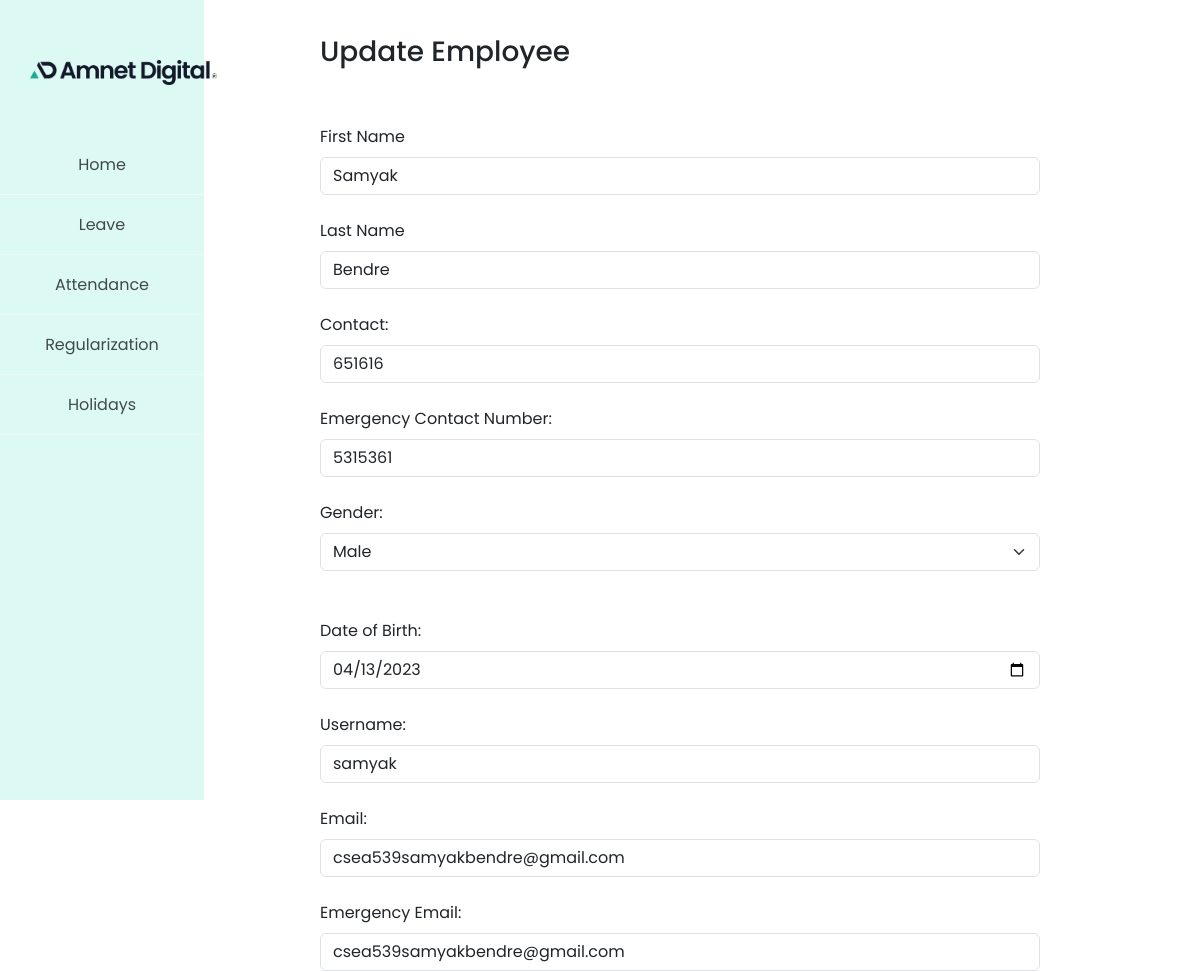
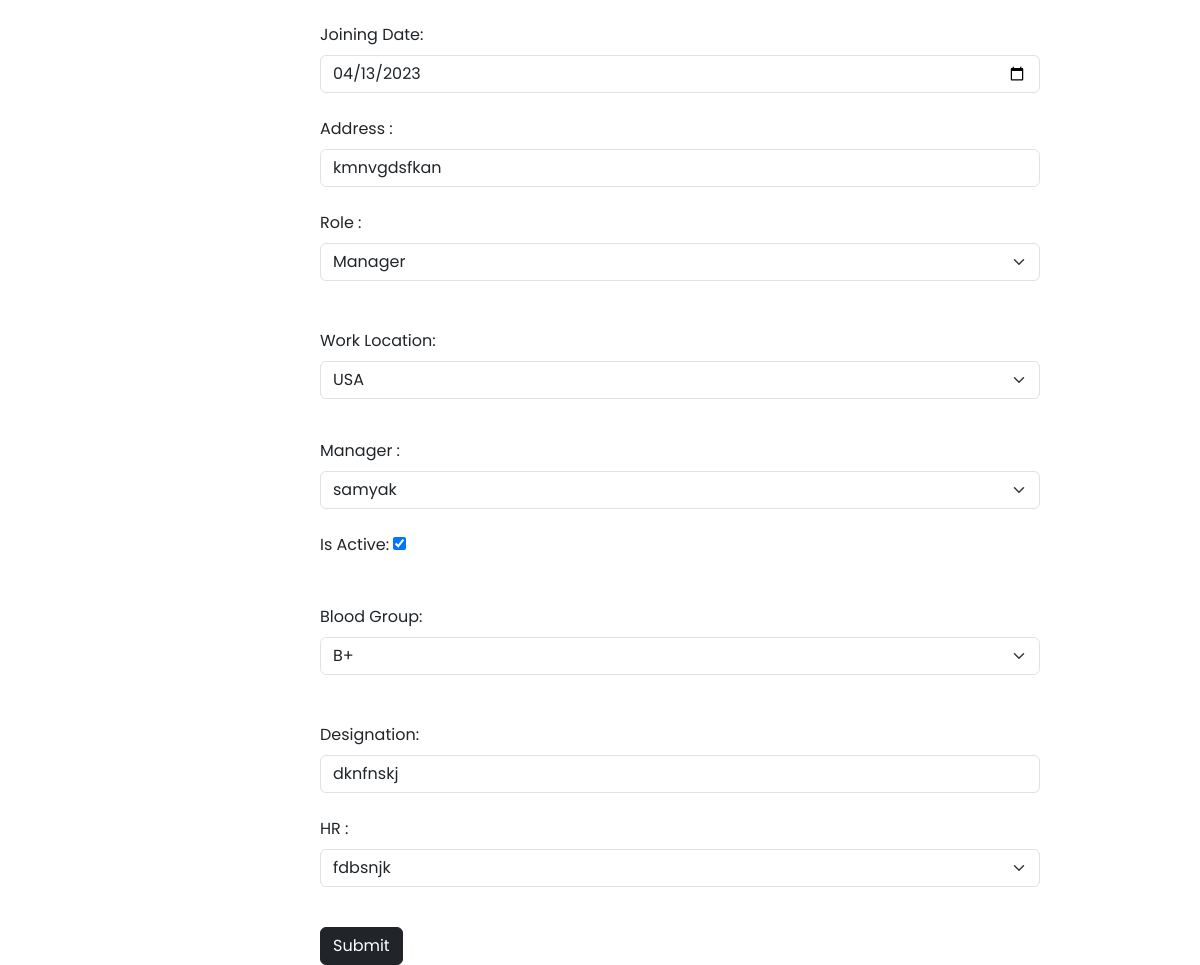
Page /alteremployee/updateppl/1 on the committed database (2 pictures, top to bottom).
### app/models.py (models this page shows, shortened)
class EmailValidation(models.Model):
    first_name = models.CharField(max_length=50, null=True,blank=True)
    last_name = models.CharField(max_length=50,null=True,blank=True)
    username = models.CharField(max_length=100)
    email = models.EmailField(unique=True)
    groups = models.ManyToManyField(Group, blank=True)
    permissions = models.ManyToManyField(Permission, blank=True)
    roles = models.ForeignKey(Role, on_delete=models.CASCADE,null=True,blank=True)
    contact = models.IntegerField(default=0,null=True,blank=True)
    region = models.ForeignKey(Region, on_delete=models.CASCADE, null=True,blank=True)
    manager = models.PositiveIntegerField(null=True,blank=True,default=0)
    emergency_contact = models.IntegerField(default=0,null=True,blank=True)
    blood_group = models.CharField(max_length=50,null=True,blank=True)
    Leaves=models.IntegerField(default=21)
    emergency_email = models.EmailField(null=True,blank=True)
    date_of_birth = models.DateField(null=True,blank=True)
    address = models.CharField(max_length=400,null=True,blank=True)
    updated_on = models.DateTimeField(null=True,blank=True)
    updated_by = models.EmailField(null=True,blank=True)
    designation = models.CharField(max_length=100,null=True,blank=True)
    hr = models.PositiveIntegerField(null=True,blank=True,default=0)
    gender = models.CharField(max_length=10,null=True,blank=True)
    first_name = models.CharField(max_length=30, null=True,blank=True)
    last_name = models.CharField(max_length=30,null=True, blank=True)
    is_staff = models.BooleanField(default=False)
    is_active = models.BooleanField(default=False)
    is_superuser = models.BooleanField(default=False)
    date_joined = models.DateField(null=True,blank=True)

class Role(models.Model):
    role = models.CharField(max_length=100,default=0)
    groups = models.ManyToManyField(Group,blank=True)
    permissions = models.ManyToManyField(Permission,blank=True)

class Region(models.Model):
    worklocation = models.CharField(max_length=100)
    def __str__(self):
        return self.worklocation

### app/views.py (the view, shortened to what this page needs)
# urls.py: path('alteremployee/updateppl/<int:id>', views.updateppl, name='updateppl'),
def updateppl(request,id):
    data = EmailValidation.objects.get(id=id)
    regiondata = Region.objects.all()
    print(regiondata)
    user = EmailValidation.objects.all()
    roless = Role.objects.all()
    Manager = EmailValidation.objects.filter(roles__role='Manager')
    HR = EmailValidation.objects.filter(roles__role='HR')
    groups = Group.objects.all()
    g = data.groups.all()
    p = data.permissions.all()
    context = {
        'regiondata':regiondata,
        'user':user,
        'roless':roless,
        'Manager':Manager,
        'HR':HR,
        'data':data,
        'groups':groups,
        'g':g,
        'p':p,
        'is_checked':True,
    }
    return render(request,"Admin/updateemp.html",context)

### app/templates/Admin/updateemp.html (shortened to what this page needs)
{% extends 'base.html' %}
    {% block extra_content %}
    <link href="https://cdn.jsdelivr.net/npm/bootstrap@5.3.0-alpha1/dist/css/bootstrap.min.css" rel="stylesheet">
    {% endblock %}
    {% block content %}
<div class="push">
    <h3>Update Employee</h3><br><br>
        <form action="{{data.id}}" method="post">
            <div class="mb-3">
                <label for="exampleInputEmail1" class="form-label">First Name</label>
                {% if data %}
                <input type="text" class="form-control" name="firstname" value="{{data.first_name}}" id="exampleInputEmail1" aria-describedby="emailHelp" required>
                {% endif %}
                <br>
                <label for="exampleInputEmail1" class="form-label">Last Name</label>
                {% if data %}
                <input type="text"  class="form-control" value="{{data.last_name}}" name="lastname" id="exampleInputEmail1" aria-describedby="emailHelp" required>
                {% endif %}
                <br>
                <label for="exampleInputEmail1" class="form-label">Contact: </label>
                {% if data %}
                <input type="tel" class="form-control" value="{{data.contact}}" name="contact" id="exampleInputEmail1" aria-describedby="emailHelp">
                {% endif %}
                <br>
                <label for="exampleInputEmail1" class="form-label">Emergency Contact Number: </label>
                {% if data %}
                <input type="tel" class="form-control" value="{{data.emergency_contact}}" name="econtact" id="exampleInputEmail1" aria-describedby="emailHelp">
                {% endif %}
                <br>
                <label for="exampleInputEmail1" class="form-label">Gender: </label>
                <select name="gender" class="form-select" required>
                        {% if data %}
                            <option value="{{data.gender}}" selected>{{data.gender}}</option>
                        {% endif %}
                </select><br>
                <br>
                <label for="exampleInputEmail1" class="form-label">Date of Birth: </label>
                {% if data %}
                {% with b_date=data.date_of_birth|date:"Y-m-d" %}
                <input type="date" class="form-control" value="{{b_date}}" required name="dob" id="exampleInputEmail1" aria-describedby="emailHelp">
                {% endwith %}
                {% endif %}
                <br>
                <label for="exampleInputEmail1" class="form-label">Username: </label>
                {% if data %}
                <input type="text" name="username" value="{{data.username}}" class="form-control" name="contact" id="exampleInputEmail1" aria-describedby="emailHelp">
                {% endif %}
                <br>
                <label for="exampleInputEmail1" class="form-label">Email: </label>
                {% if data %}
                <input type="email" class="form-control" value="{{data.email}}" name="email" id="exampleInputEmail1" aria-describedby="emailHelp">
                {% endif %}
                <br>
                <label for="exampleInputEmail1" class="form-label">Emergency Email: </label>
                {% if data %}
                <input type="email" class="form-control" value="{{data.emergency_email}}" name="eemail" id="exampleInputEmail1" aria-describedby="emailHelp">
                {% endif %}
                <br>
                <label for="exampleInputEmail1" class="form-label">Joining Date: </label>
                {% if data %}
                {% with j_date=data.date_of_birth|date:"Y-m-d" %}
                <input type="date" required value="{{j_date}}" class="form-control" name="jdate" id="exampleInputEmail1" aria-describedby="emailHelp">
                {% endwith %}
                {% endif %}
                <br>
                <label for="exampleInputEmail1" class="form-label">Address : </label>
                {% if data %}
                <input type="text" value="{{data.address}}" class="form-control" name="address" id="exampleInputEmail1" aria-describedby="emailHelp">
                {% endif %}
                <br>
                <label for="exampleInputEmail1" class="form-label">Role : </label>
                <select name="role" class="form-select">
                    {% for x in roless %}
                        {% if data %}
                            <option value="{{x.id}}" {% if data.roles == x %} selected {% endif %}>{{ x.role }}</option>
                        {% endif %}
                    {% endfor %}
                </select><br><br>
                <div class="mb-3">
                    <label for="exampleInputEmail1" class="form-label">Work Location: </label>
                    <select name="region" class="form-select">
                        {% for x in regiondata %}
                            <option value="{{x.id}}" {% if data.region == x %}selected{% endif %}>{{x.worklocation}}</option>
                        {% endfor %}
                    </select>
                </div>
                <br>
                <label for="manager" class="form-label">Manager : </label>
                <select name="manager" class="form-select">
                    {% if Manager %}
                        {% for x in Manager %}
                            <option value="{{ x.id }}">{{x.username}}</option>
                        {% endfor %}
                    {% else %}
                        <option value="{{0}}">{{None}}</option>
                    {% endif %}
                </select><br>
                <div class="mb-3">
                    <label for="exampleInputEmail1" class="form-label">Is Active:   </label>
                        {% if data %}
                            <input type="checkbox" name="active" {% if data.is_active == True %}checked{% endif%}>
                        {% endif %}
                </div><br>
                <label for="exampleInputEmail1" class="form-label">Blood Group: </label>
                <select name="bloodgroup" class="form-select">
                    {% if data.blood_group != 0 %}
                            <option selected value="{{data.blood_group}}">{{data.blood_group}}</option>
                    {% endif %}
                </select><br>
                <br>
                <label for="exampleInputEmail1" class="form-label">Designation: </label>
                {% if data %}
                <input type="text" class="form-control" name="designation" id="exampleInputEmail1" aria-describedby="emailHelp" value="{{data.designation}}">
                {% endif %}
                <br>
                <label for="exampleInputEmail1" class="form-label">HR : </label>
                <select name="hr" class="form-select">
                    {% if HR %}
                        {% for x in HR %}
                            <option value="{{ x.id }}" {% if data.hr == x.id %}selected{% endif %}>{{x.username}}</option>
                        {% endfor %}
                    {% else %}
                        <option value="{{0}}">{{None}}</option>
                    {% endif %}
                </select><br>
            </div>
            <button type="submit" class="btn btn-dark">Submit</button>
        </form>
</div>
{% endblock %}

### rows in the picture
EmailValidation: firstname "Samyak", lastname "Bendre", contact "651616", econtact "5315361", gender "Male", username "samyak", email "csea539samyakbendre@gmail.com", eemail "csea539samyakbendre@gmail.com", address "kmnvgdsfkan", role "Manager", region "USA", is_active "☑", bloodgroup "B+", designation "dknfnskj"

### other values in the picture
form field manager "samyak"
form field hr "fdbsnjk"
